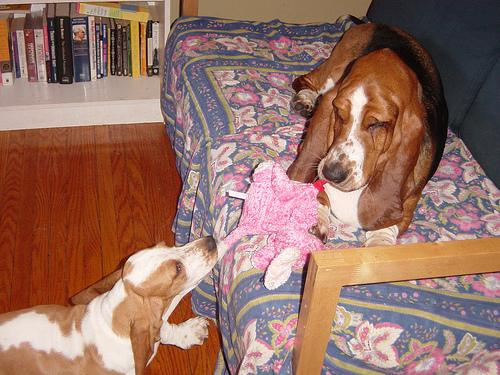
#> input picture Images/n02088238-basset/n02088238_10013.jpg, 500 x 375 px; its folder holds only this picture in this run
$ jupyter execute --allow-errors kmeans.ipynb
#> lines starting #> are read from the running program, lines starting #| are printed output that depends on the picture
[cell 1]
import cv2
import numpy as np
import os
from sklearn.cluster import KMeans
from sklearn.metrics import silhouette_score
from sklearn.decomposition import PCA  # Import PCA
from skimage.feature import hog

def extract_hog_features(image):
    # Extract HOG features from the image
    hog_features = hog(image, orientations=9, pixels_per_cell=(4, 4), cells_per_block=(2, 2), visualize=False)
    return hog_features

def load_images(folder_path):
#> called with folder_path = './Images/'
    images = []
    labels = []
    for label in os.listdir(folder_path):
        label_path = os.path.join(folder_path, label)
        for image_file in os.listdir(label_path):
            image_path = os.path.join(label_path, image_file)
            img = cv2.imread(image_path)
#> img is the input picture: shape (375, 500, 3); mean B, G, R 99.9, 112.3, 150.1
            img = cv2.cvtColor(img, cv2.COLOR_BGR2GRAY)  # Convert to grayscale
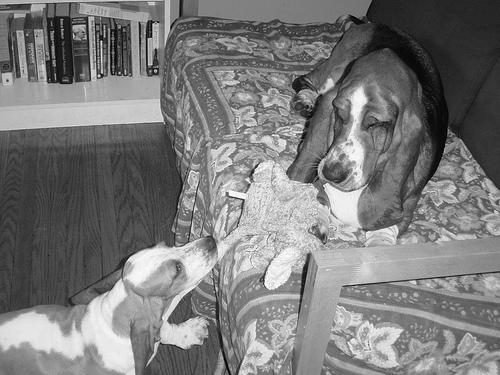
#> img: shape (375, 500); min 0, max 255, mean 122.2
            images.append(img)
            labels.append(label)
#> pass 2 of the loop in load_images, `for label in os.listdir(folder_path):`:
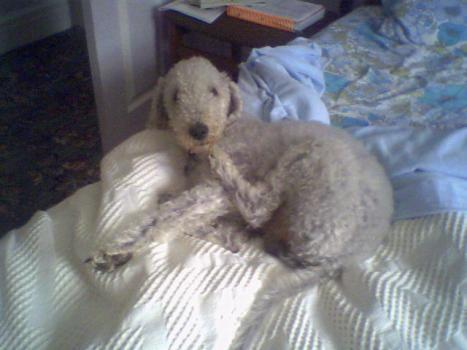
#> input picture Images/n02093647-Bedlington_terrier/n02093647_1071.jpg, 467 x 350 px
#> in load_images, img is the input picture: shape (350, 467, 3); mean B, G, R 127.6, 121.4, 119.3
#> in load_images, `img = cv2.cvtColor(img, cv2.COLOR_BGR2GRAY)`:
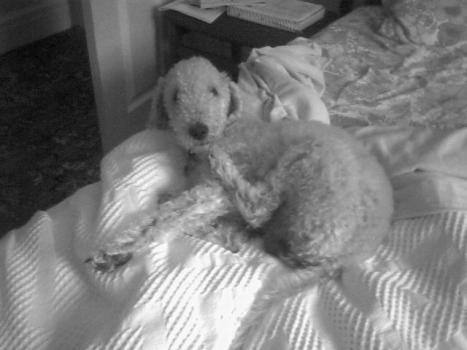
#> img: shape (350, 467); min 4, max 255, mean 121.5
    return images, labels

def preprocess_images(images, target_size=(64, 128)):
    hog_features_list = []
    for image in images:
        # Resize the image to the target size
        resized_img = cv2.resize(image, target_size)
        # Extract HOG features
        hog_features = extract_hog_features(resized_img)
        hog_features_list.append(hog_features)
    return hog_features_list

[cell 2]
folder_path = './Images/'  # Replace this with the path to your dataset folder
images, labels = load_images(folder_path)
#> images = 2 items; labels = ['n02088238-basset', 'n02093647-Bedlington_terrier']
hog_features = preprocess_images(images)  # Extract HOG features
#> the loop in preprocess_images, `for image in images:` made 2 passes
#> pass 1, in preprocess_images, `resized_img = cv2.resize(image, target_size)`:
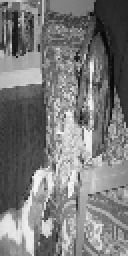
#> resized_img: shape (128, 64) (shown 2 times larger); min 5, max 252, mean 122.3
#> pass 2, in preprocess_images, `resized_img = cv2.resize(image, target_size)`:
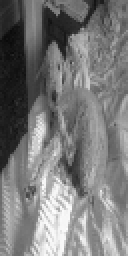
#> resized_img: shape (128, 64) (shown 2 times larger); min 10, max 253, mean 121.2
#> after the loop in preprocess_images, `for image in images:`: hog_features_list = 2 items
#> hog_features = 2 items

[cell 3]
# Convert HOG features to numpy array
X = np.array(hog_features)
# Apply PCA with one principal component
pca = PCA(n_components=2)
X_pca = pca.fit_transform(X)
#> X_pca = [[-9.72, 2.21e-14], [9.72, 2.21e-14]]
